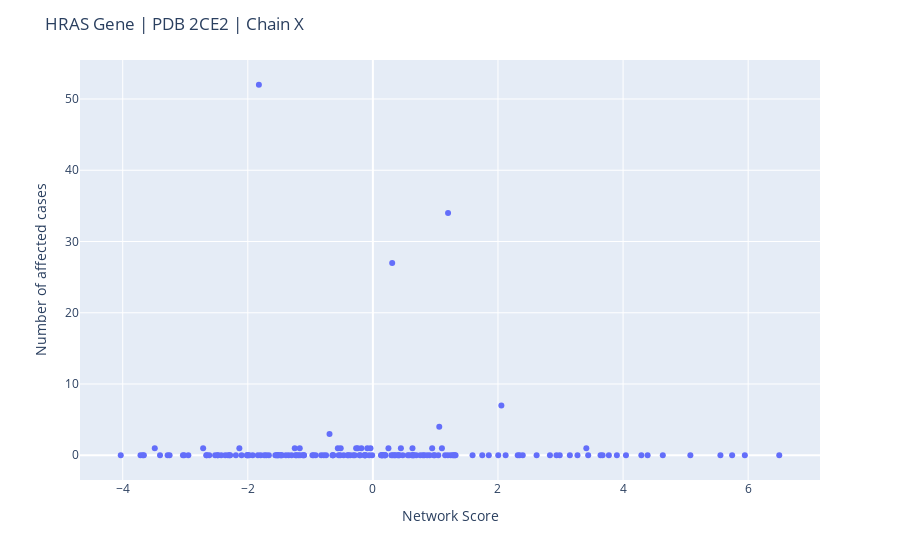
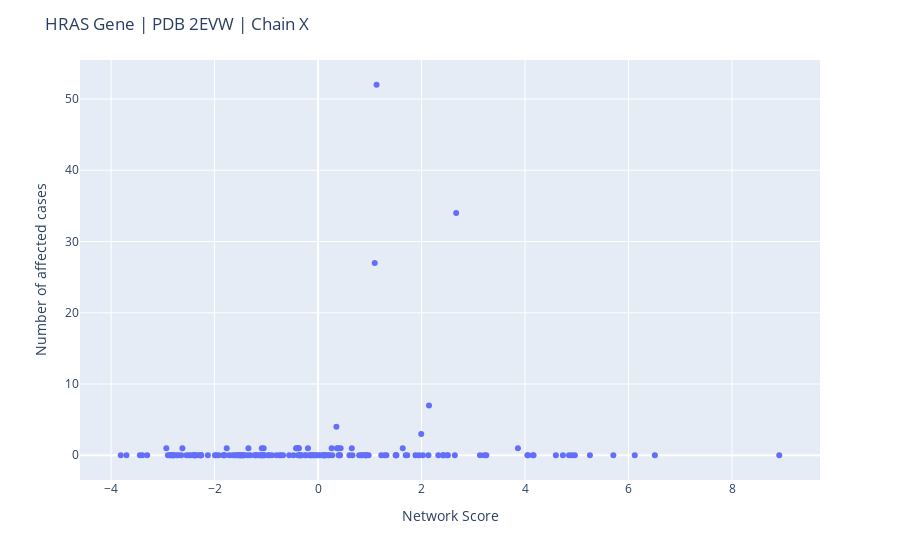

The cell these charts' notebook holds for them, in order:
### Markdown cell above
# HRAS

### Code cell
gene = "HRAS"

# read tp53 TCGA data
missense_data = pd.read_csv(f'{gene}_frequent-mutations.2024-04-16.tsv', sep='\t')

missense_data = missense_data[missense_data['consequence']=="Missense"].reset_index(drop=True)
missense_data['res_num'] = missense_data['protein_change'].apply(lambda x: x.split(' ')[1]).str.extract('(\d+)').astype(int) # get residue number

# sum the number of mutations for each residue
missense_data = missense_data.groupby('res_num').agg({'num_ssm_affected_cases': 'sum'}).reset_index()

# plot frequency vs score and save all plots to file
for pdb_id in top_structures[gene]:
    chains = get_chains_pdb_id(pdb_id)
    for chain in chains:
        # print(f"Processing {pdb_id} with chain {chain}...")
        # read FinalSum file
        try:
            with open(f"sbna_results/{pdb_id}/{chain}/{pdb_id}_monomer/FinalSum", "r") as f:
                final_sum = f.readlines()
        except Exception as e:
            print(f"Failed to read FinalSum for {pdb_id} with error {e}")
            continue
        # each line is like "MET1	-2.29160741999415", convert to table
        final_sum = [i.split() for i in final_sum]
        final_sum = [(i[0][:3], i[0][3:], i[1]) for i in final_sum]
        final_sum = pd.DataFrame(final_sum, columns=['res', 'num', 'score'])
        final_sum['num'] = final_sum['num'].astype(int)
        final_sum['score'] = final_sum['score'].astype(float)
        
        # join with missense_data
        # merge and if no values then 0
        final_sum = final_sum.merge(missense_data, how='left', left_on='num', right_on='res_num').fillna(0) 

        # plot frequency vs score and save all plots to file

        fig = px.scatter(final_sum, x='score', y='num_ssm_affected_cases', hover_data=['num'], 
                         labels={'num_ssm_affected_cases': 'Number of affected cases',
                                 'score': 'Network Score',
                                 'num': 'Residue Number'})
        
        fig.update_layout(title=f"{gene} Gene | PDB {pdb_id} | Chain {chain}")
        fig.update_xaxes(title_text='Network Score')
        fig.update_yaxes(title_text='Number of affected cases')

        # add label residue number to each point by hovering
        fig.update_traces(text=final_sum['num'], hoverinfo='text+y')
        # fig.write_image(f"plots/{gene}/{gene}_{pdb_id}_{chain}.png")
        fig.show()

### Figure 1 — Plotly figure (JSON) as saved in the notebook; plotly's stock layout.template omitted (floating-point values rounded to 4 significant figures; data arrays with more than 128 entries replaced by an {"elided": "..."} marker saying what was removed)
{"data": [{"customdata": {"elided": "166x1 int values"}, "hoverinfo": "text+y", "hovertemplate": "Network Score=%{x}<br>Number of affected cases=%{y}<br>Residue Number=%{customdata[0]}<extra></extra>", "legendgroup": "", "marker": {"color": "#636efa", "symbol": "circle"}, "mode": "markers", "name": "", "orientation": "v", "showlegend": false, "text": {"elided": "166 int values"}, "type": "scatter", "x": {"elided": "166 float values"}, "xaxis": "x", "y": {"elided": "166 int values"}, "yaxis": "y"}], "layout": {"legend": {"tracegroupgap": 0}, "margin": {"t": 60}, "title": {"text": "HRAS Gene | PDB 2CE2 | Chain X"}, "xaxis": {"anchor": "y", "domain": [0, 1], "title": {"text": "Network Score"}}, "yaxis": {"anchor": "x", "domain": [0, 1], "title": {"text": "Number of affected cases"}}}}

### Figure 2 — Plotly figure (JSON) as saved in the notebook; plotly's stock layout.template omitted (floating-point values rounded to 4 significant figures; data arrays with more than 128 entries replaced by an {"elided": "..."} marker saying what was removed)
{"data": [{"customdata": {"elided": "166x1 int values"}, "hoverinfo": "text+y", "hovertemplate": "Network Score=%{x}<br>Number of affected cases=%{y}<br>Residue Number=%{customdata[0]}<extra></extra>", "legendgroup": "", "marker": {"color": "#636efa", "symbol": "circle"}, "mode": "markers", "name": "", "orientation": "v", "showlegend": false, "text": {"elided": "166 int values"}, "type": "scatter", "x": {"elided": "166 float values"}, "xaxis": "x", "y": {"elided": "166 int values"}, "yaxis": "y"}], "layout": {"legend": {"tracegroupgap": 0}, "margin": {"t": 60}, "title": {"text": "HRAS Gene | PDB 2EVW | Chain X"}, "xaxis": {"anchor": "y", "domain": [0, 1], "title": {"text": "Network Score"}}, "yaxis": {"anchor": "x", "domain": [0, 1], "title": {"text": "Number of affected cases"}}}}
